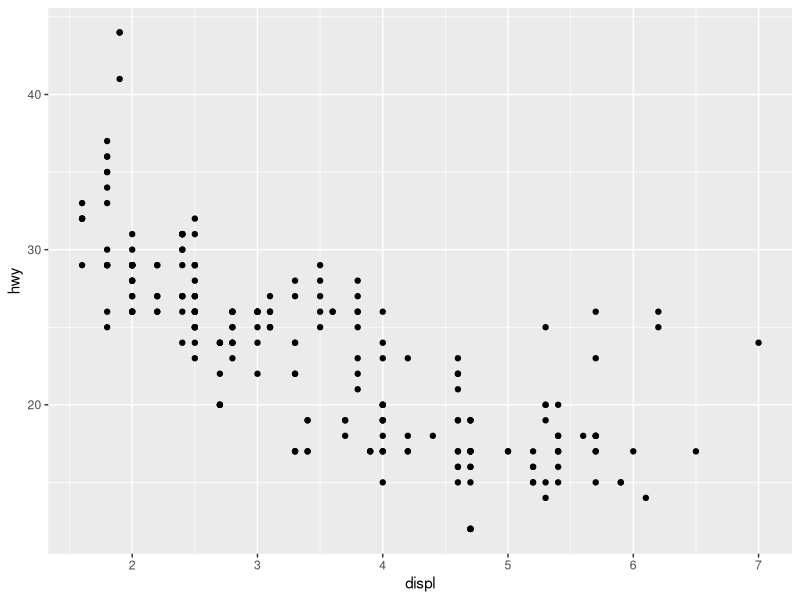
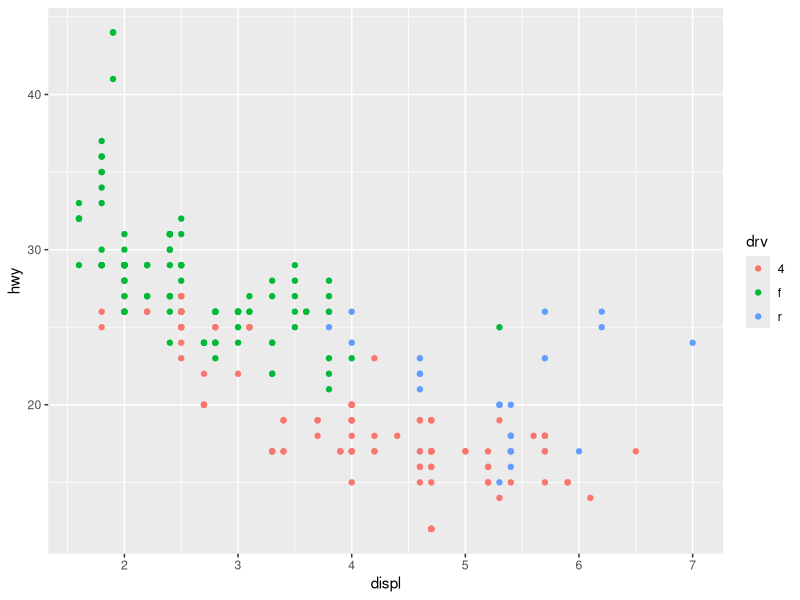
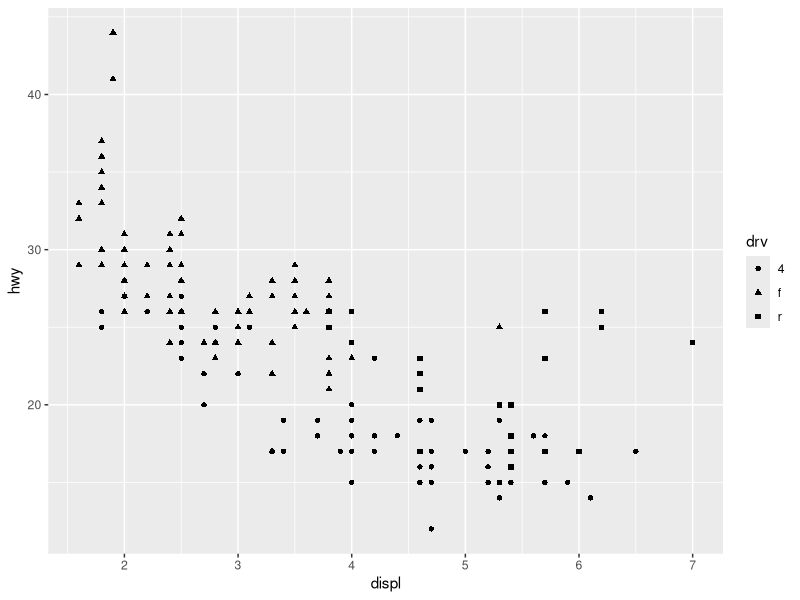
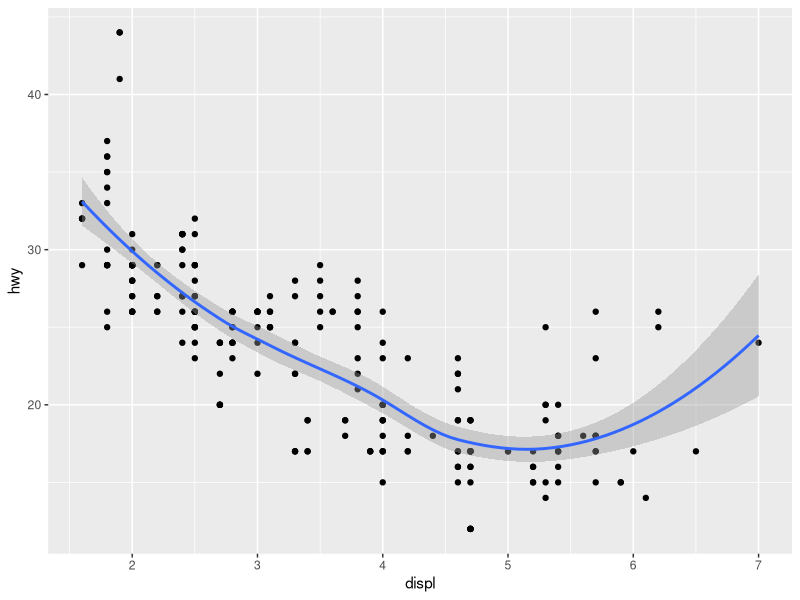
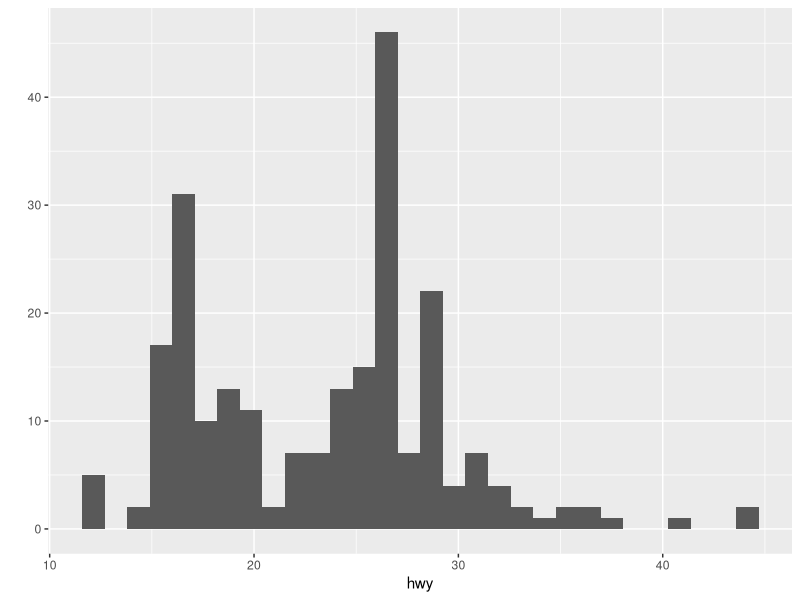
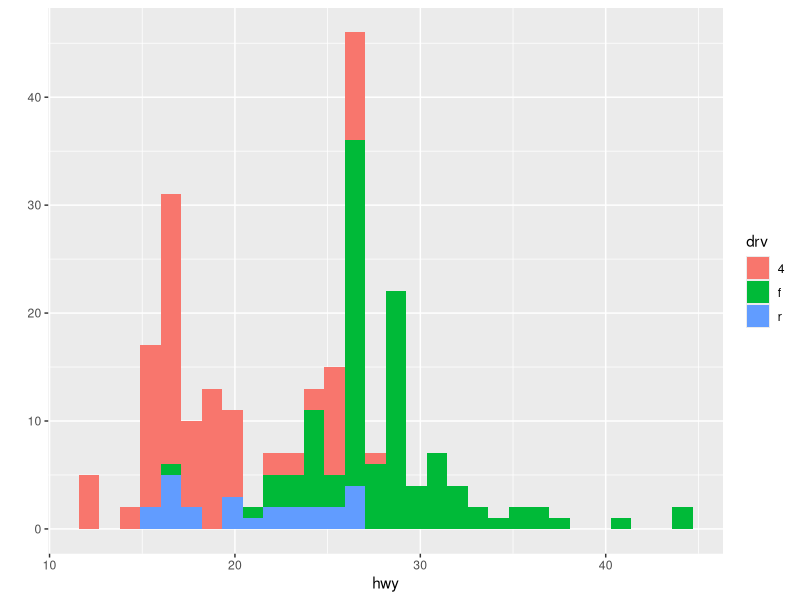
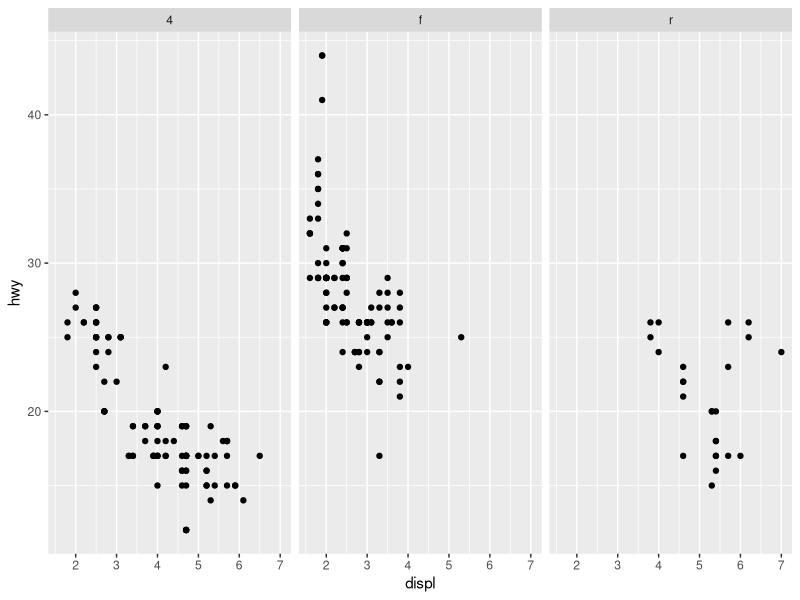
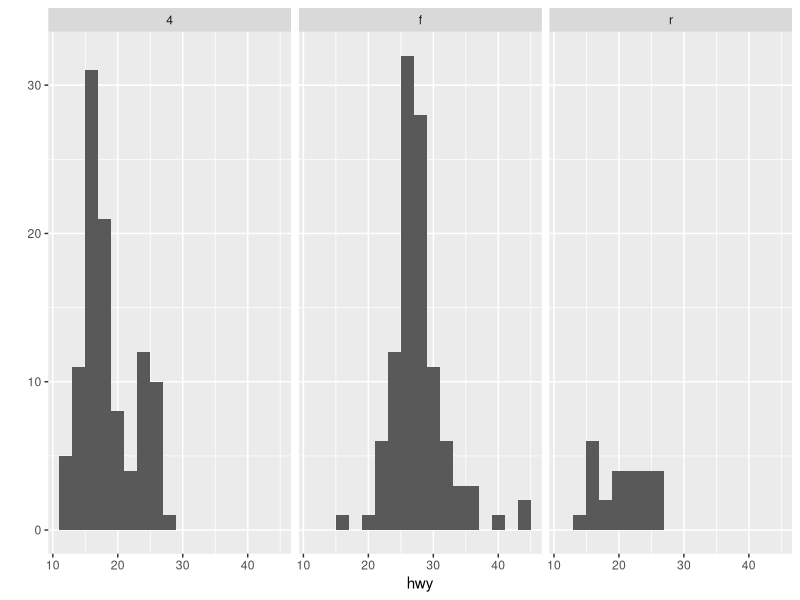

The R script that drew these images, in order:
## ---- chunk 1
library(ggplot2)
#Scatter
qplot(displ,hwy,data=mpg)
qplot(displ,hwy,data=mpg,color=drv)# group with color
qplot(displ,hwy,data=mpg,shape=drv)# group with shape
## ---- chunk 2
library(ggplot2)
qplot(displ,hwy,data=mpg,geom=c('point','smooth'))
## ---- chunk 3
qplot(hwy,data=mpg)
qplot(hwy,data=mpg,fill=drv)# group with color
## ---- chunk 4
qplot(displ,hwy,data=mpg,facets = .~drv)#facet
qplot(hwy,data=mpg,facets = .~drv,binwidth=2)# facet and binwidth setting
